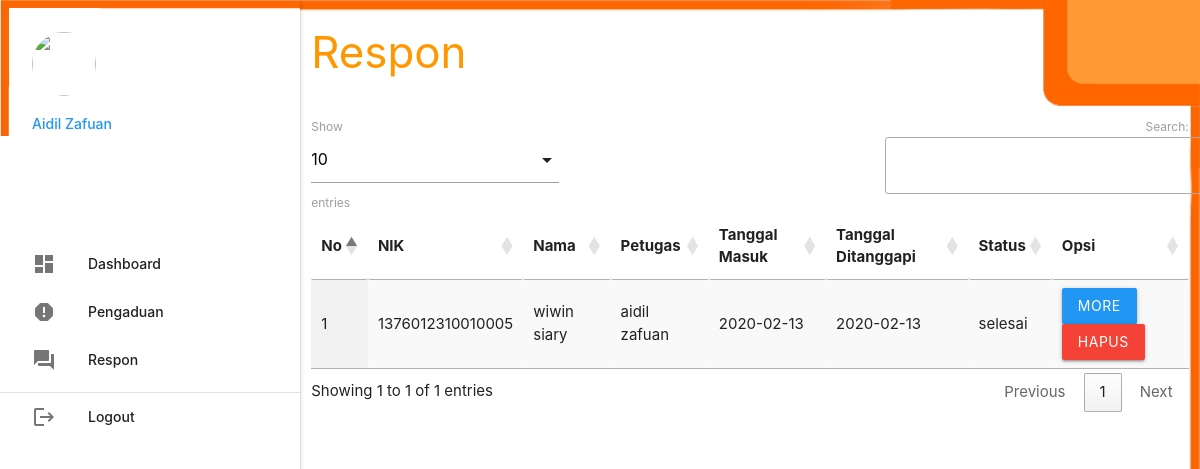
The page /petugas/index.php?p=respon (signed in) on the database its author committed.
### tables this page shows
CREATE TABLE `pengaduan` (
  `id_pengaduan` int(5) NOT NULL,
  `tgl_pengaduan` varchar(20) NOT NULL,
  `nik` varchar(16) NOT NULL,
  `isi_laporan` text NOT NULL,
  `foto` varchar(255) NOT NULL,
  `status` enum('proses','selesai') NOT NULL
);

CREATE TABLE `masyarakat` (
  `nik` varchar(16) NOT NULL,
  `nama` varchar(35) NOT NULL,
  `username` varchar(25) NOT NULL,
  `password` varchar(255) NOT NULL,
  `telp` varchar(13) NOT NULL
);

CREATE TABLE `petugas` (
  `id_petugas` int(5) NOT NULL,
  `nama_petugas` varchar(30) NOT NULL,
  `username` varchar(30) NOT NULL,
  `password` varchar(255) NOT NULL,
  `telp_petugas` varchar(13) NOT NULL,
  `level` enum('admin','petugas') NOT NULL
);

CREATE TABLE `tanggapan` (
  `id_tanggapan` int(5) NOT NULL,
  `id_pengaduan` int(5) NOT NULL,
  `tgl_tanggapan` varchar(20) NOT NULL,
  `tanggapan` text NOT NULL,
  `id_petugas` int(5) NOT NULL
);

### petugas/respon.php (the view, shortened to what this page needs)
       <div class="row">
         <div class="col s12 m9">
           <h3 class="orange-text">Respon</h3>
         </div>
       </div>
       <table id="example" class="display responsive-table" style="width:100%">
         <thead>
             <tr>
			<th>No</th>
			<th>NIK</th>
			<th>Nama</th>
			<th>Petugas</th>
			<th>Tanggal Masuk</th>
			<th>Tanggal Ditanggapi</th>
			<th>Status</th>
			<th>Opsi</th>
             </tr>
         </thead>
         <tbody>
<?php
	$no=1;
	$query = mysqli_query($koneksi,"SELECT * FROM pengaduan INNER JOIN masyarakat ON pengaduan.nik=masyarakat.nik INNER JOIN tanggapan ON pengaduan.id_pengaduan=tanggapan.id_pengaduan INNER JOIN petugas ON tanggapan.id_petugas=petugas.id_petugas WHERE tanggapan.id_petugas='".$_SESSION['data']['id_petugas']."' ORDER BY tanggapan.id_pengaduan DESC");
	while ($r=mysqli_fetch_assoc($query)) { ?>
	<tr>
		<td><?php echo $no++; ?></td>
		<td><?php echo $r['nik']; ?></td>
		<td><?php echo $r['nama']; ?></td>
		<td><?php echo $r['nama_petugas']; ?></td>
		<td><?php echo $r['tgl_pengaduan']; ?></td>
		<td><?php echo $r['tgl_tanggapan']; ?></td>
		<td><?php echo $r['status']; ?></td>
		<td><a class="btn blue modal-trigger" href="#more?id_tanggapan=<?php echo $r['id_tanggapan'] ?>">More</a> <a class="btn red" onclick="return confirm('Anda Yakin Ingin Menghapus Y/N')" href="index.php?p=tanggapan_hapus&id_tanggapan=<?php echo $r['id_tanggapan'] ?>">Hapus</a></td>
	</tr>
           <?php  }
            ?>
         </tbody>
       </table>

### rows shown on the page
pengaduan: masyarakat.nik "1376012310010005", masyarakat.nama "wiwin siary", petugas.nama_petugas "aidil zafuan", tgl_pengaduan "2020-02-13", tanggapan.tgl_tanggapan "2020-02-13", status "selesai"

### other values the page prints
$_SESSION['data']['nama_petugas'] "Aidil Zafuan"
